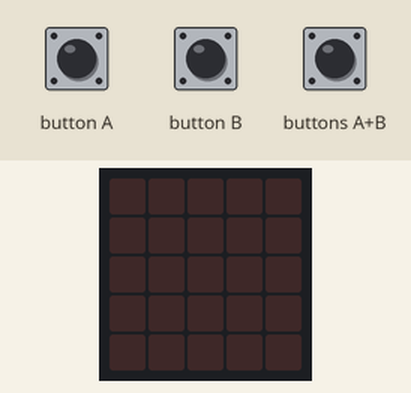
The program below on a simulated BBC micro:bit (MakeCode). Parts: the board's 5×5 LED display. The inputs (shaded band) are chosen by the test bench. Random numbers come from a fixed seed.

Above: at 1.2 s.
1.3 s: button A pressed for 0.15 s
At 1.9 s:
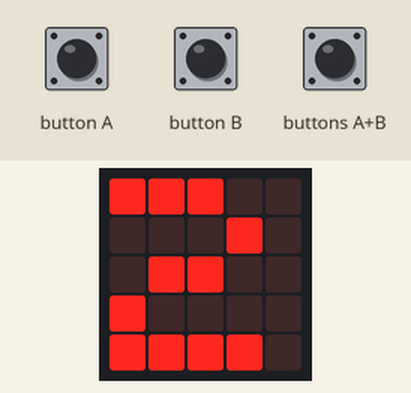
2.9 s: button A pressed for 0.15 s
At 4.3 s:
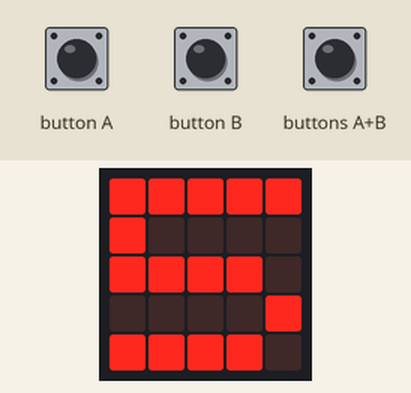
Timing chart, 0 to 5.9 s (numbered marks = the images above; inputs shaded):
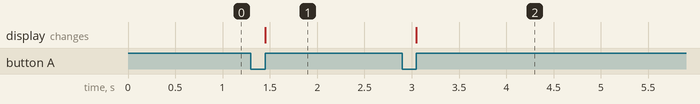

Measured:
- after the input at 1.3 s, the display: changes after 0.15 s (image 1)
- after the input at 2.9 s, the display: changes after 0.15 s (image 2)

The program:

main.ts
```typescript
enum RadioMessage {
    message1 = 49434
}
input.onButtonPressed(Button.A, function () {
    주사위 = randint(1, 6)
    if (주작 == 0) {
        if (주사위 == 1) {
            basic.showString("1")
        } else if (주사위 == 2) {
            basic.showString("2")
        } else if (주사위 == 3) {
            basic.showString("3")
        } else if (주사위 == 4) {
            basic.showString("4")
        } else if (주사위 == 5) {
            basic.showString("5")
        } else if (주사위 == 6) {
            basic.showString("6")
        }
    } else {
        basic.showString("" + (주작))
    }
})
input.onButtonPressed(Button.AB, function () {
    주작 = 0
})
input.onButtonPressed(Button.B, function () {
    주작 = 주사위
})
let 주사위 = 0
let 주작 = 0
주작 = 0
```

test.ts
```typescript
// 테스트는 여기로 이동합니다; 이 패키지가 확장으로 사용될 때 컴파일되지 않을 것 입니다.
```
